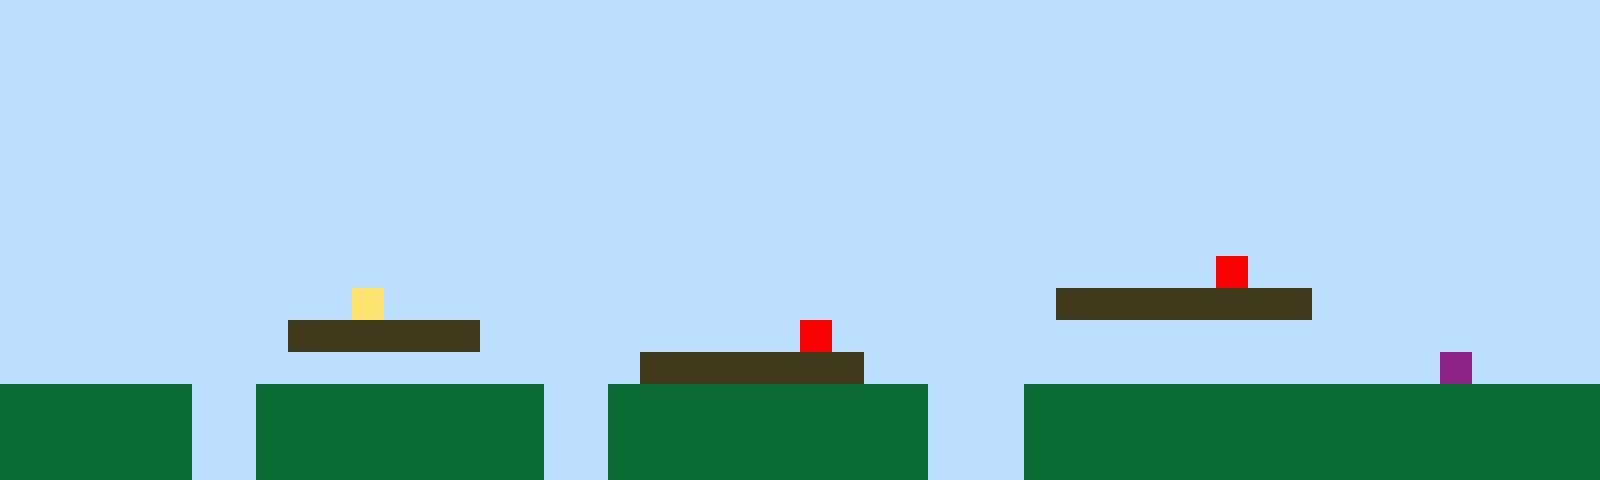

Tiled map render using the project's own tile images. Description and the whole map definition, tile-layer contents included, below:
An orthogonal 50x15 tile map with 32x32 px tiles, 1 tile layer (Tile Layer 1).

<map version="1.10" tiledversion="1.11.2" orientation="orthogonal" renderorder="right-up" width="50" height="15" tilewidth="32" tileheight="32" infinite="0" nextlayerid="2" nextobjectid="1"><editorsettings><export target="map1.csv" format="csv" /></editorsettings><tileset firstgid="1" name="sprites" tilewidth="32" tileheight="32" tilecount="6" columns="3"><image source="sprites.png" width="96" height="64" /></tileset><layer id="1" name="Tile Layer 1" width="50" height="15"><data encoding="csv">1,1,1,1,1,1,1,1,1,1,1,1,1,1,1,1,1,1,1,1,1,1,1,1,1,1,1,1,1,1,1,1,1,1,1,1,1,1,1,1,1,1,1,1,1,1,1,1,1,1,1,1,1,1,1,1,1,1,1,1,1,1,1,1,1,1,1,1,1,1,1,1,1,1,1,1,1,1,1,1,1,1,1,1,1,1,1,1,1,1,1,1,1,1,1,1,1,1,1,1,1,1,1,1,1,1,1,1,1,1,1,1,1,1,1,1,1,1,1,1,1,1,1,1,1,1,1,1,1,1,1,1,1,1,1,1,1,1,1,1,1,1,1,1,1,1,1,1,1,1,1,1,1,1,1,1,1,1,1,1,1,1,1,1,1,1,1,1,1,1,1,1,1,1,1,1,1,1,1,1,1,1,1,1,1,1,1,1,1,1,1,1,1,1,1,1,1,1,1,1,1,1,1,1,1,1,1,1,1,1,1,1,1,1,1,1,1,1,1,1,1,1,1,1,1,1,1,1,1,1,1,1,1,1,1,1,1,1,1,1,1,1,1,1,1,1,1,1,1,1,1,1,1,1,1,1,1,1,1,1,1,1,1,1,1,1,1,1,1,1,1,1,1,1,1,1,1,1,1,1,1,1,1,1,1,1,1,1,1,1,1,1,1,1,1,1,1,1,1,1,1,1,1,1,1,1,1,1,1,1,1,1,1,1,1,1,1,1,1,1,1,1,1,1,1,1,1,1,1,1,1,1,1,1,1,1,1,1,1,1,1,1,1,1,1,1,1,1,1,1,1,1,1,1,1,1,1,1,1,1,1,1,1,1,1,1,1,1,1,1,1,1,1,1,1,1,1,1,1,1,1,1,1,1,1,1,1,1,1,1,1,1,1,1,1,1,1,1,1,1,1,1,1,1,1,1,1,1,1,1,1,1,1,1,1,1,1,1,1,1,1,1,1,1,1,1,1,1,1,1,1,1,1,1,1,1,1,1,5,1,1,1,1,1,1,1,1,1,1,1,1,1,1,1,1,1,1,1,1,1,1,4,1,1,1,1,1,1,1,1,1,1,1,1,1,1,1,1,1,1,1,1,1,3,3,3,3,3,3,3,3,1,1,1,1,1,1,1,1,1,1,1,1,1,1,1,1,1,1,3,3,3,3,3,3,1,1,1,1,1,1,1,1,1,1,5,1,1,1,1,1,1,1,1,1,1,1,1,1,1,1,1,1,1,1,1,1,1,1,1,1,1,1,1,1,1,1,1,1,1,1,1,1,1,1,1,1,1,1,1,3,3,3,3,3,3,3,1,1,1,1,1,1,1,1,1,1,1,1,1,1,1,1,1,1,6,1,1,1,1,2,2,2,2,2,2,1,1,2,2,2,2,2,2,2,2,2,1,1,2,2,2,2,2,2,2,2,2,2,1,1,1,2,2,2,2,2,2,2,2,2,2,2,2,2,2,2,2,2,2,2,2,2,2,2,2,1,1,2,2,2,2,2,2,2,2,2,1,1,2,2,2,2,2,2,2,2,2,2,1,1,1,2,2,2,2,2,2,2,2,2,2,2,2,2,2,2,2,2,2,2,2,2,2,2,2,1,1,2,2,2,2,2,2,2,2,2,1,1,2,2,2,2,2,2,2,2,2,2,1,1,1,2,2,2,2,2,2,2,2,2,2,2,2,2,2,2,2,2,2</data></layer></map>
